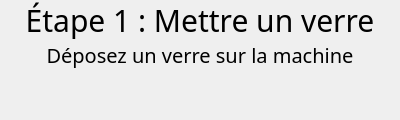
<?xml version="1.0" encoding="UTF-8"?>
<ui version="4.0">
 <class>cocktailStep</class>
 <widget class="QFrame" name="cocktailStep">
  <property name="geometry">
   <rect>
    <x>0</x>
    <y>0</y>
    <width>400</width>
    <height>120</height>
   </rect>
  </property>
  <property name="sizePolicy">
   <sizepolicy hsizetype="Fixed" vsizetype="Fixed">
    <horstretch>0</horstretch>
    <verstretch>0</verstretch>
   </sizepolicy>
  </property>
  <property name="minimumSize">
   <size>
    <width>400</width>
    <height>120</height>
   </size>
  </property>
  <property name="maximumSize">
   <size>
    <width>400</width>
    <height>120</height>
   </size>
  </property>
  <widget class="QLabel" name="subtitle">
   <property name="geometry">
    <rect>
     <x>0</x>
     <y>40</y>
     <width>400</width>
     <height>30</height>
    </rect>
   </property>
   <property name="font">
    <font>
     <family>CoconPro</family>
     <pointsize>-1</pointsize>
    </font>
   </property>
   <property name="styleSheet">
    <string notr="true">font-size: 20px;
color: black;</string>
   </property>
   <property name="text">
    <string>Déposez un verre sur la machine</string>
   </property>
   <property name="alignment">
    <set>Qt::AlignCenter</set>
   </property>
  </widget>
  <widget class="QLabel" name="stepTitle">
   <property name="geometry">
    <rect>
     <x>0</x>
     <y>0</y>
     <width>400</width>
     <height>40</height>
    </rect>
   </property>
   <property name="font">
    <font>
     <family>CoconPro</family>
     <pointsize>-1</pointsize>
    </font>
   </property>
   <property name="styleSheet">
    <string notr="true">font-size: 30px;
color: black;</string>
   </property>
   <property name="text">
    <string>Étape 1 : Mettre un verre</string>
   </property>
   <property name="alignment">
    <set>Qt::AlignCenter</set>
   </property>
  </widget>
 </widget>
 <resources/>
 <connections/>
</ui>
